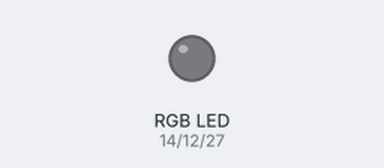
This program was run on a simulated ESP32 board running MicroPython. On the bench: an RGB LED mixed from three pins (HIGH = lit).

Above: at 0.05 s.
At 0.45 s:
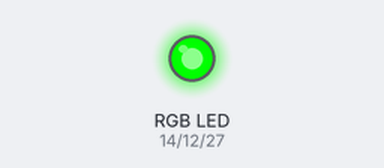
At 0.65 s:
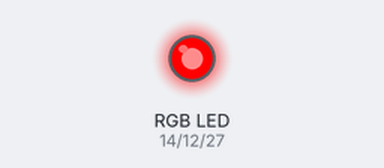
At 1.35 s:
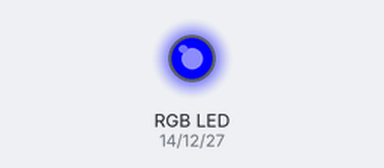
At 2.15 s:
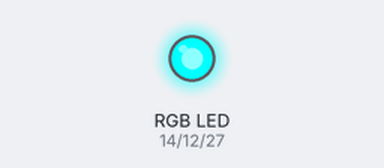
At 2.85 s:
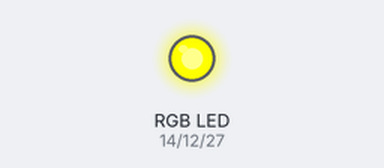
Timing chart, 0 to 3.1 s (numbered marks = the images above):
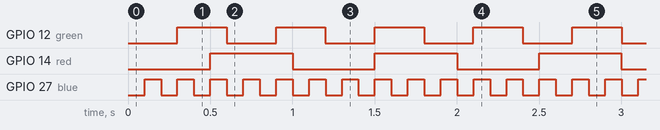

Measured:
- by itself, GPIO 12 (green): alternates HIGH for 0.30 s and LOW for 0.30 s
- by itself, GPIO 14 (red): alternates HIGH for 0.50 s and LOW for 0.50 s
- by itself, GPIO 27 (blue): alternates HIGH for 0.10 s and LOW for 0.10 s

The program:

RGBBlinkwithAsyncio.py
```python
import uasyncio as asyncio
from machine import Pin

# Define RGB pins (common anode, so HIGH = off, LOW = on)
red = Pin(14, Pin.OUT, value=1)
green = Pin(12, Pin.OUT, value=1)
blue = Pin(27, Pin.OUT, value=1)

async def blink(pin, period_ms):
    while True:
        pin.value(not pin.value())  # Toggle LED
        await asyncio.sleep_ms(period_ms)

async def main():
    # Create three independent blinking tasks
    asyncio.create_task(blink(red, 500))   # Red: 1 second
    asyncio.create_task(blink(green, 300))  # Green: 200 ms
    asyncio.create_task(blink(blue, 100))   # Blue: 250 ms

    # Keep the main loop alive
    while True:
        await asyncio.sleep(1)

# Run the event loop
asyncio.run(main())
```
